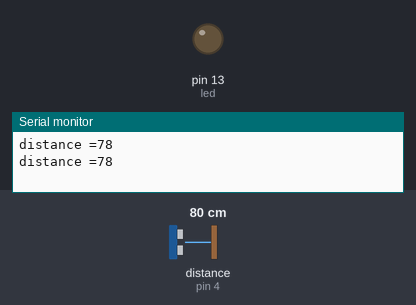
Bench run of a sketch on a simulated Arduino Uno, built with avr-gcc and run on an emulated ATmega328P. Parts: output pins drawn as LEDs (lit = HIGH), the last lines printed to the serial monitor. Wiring (inferred from the names in the program): ultrasonic range finder: trigger pin 2; echo pin 4. The test bench sets the inputs (shaded band); at power-on: distance to the obstacle (sensor on pin 4) 80 cm. The echo pulse lasts 58.3 µs per cm; pins used as bus, display or sensor lines are not drawn.

Above: at 2.8 s.
2.9 s: distance to the obstacle (sensor on pin 4) set to 55 cm
7.2 s: distance to the obstacle (sensor on pin 4) set to 48 cm
At 11.2 s:
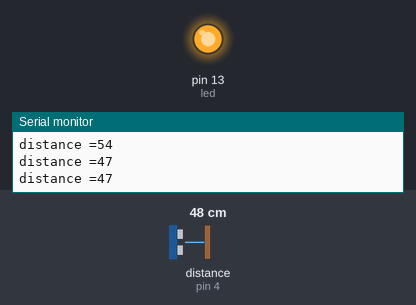
11.5 s: distance to the obstacle (sensor on pin 4) set to 60 cm
At 14.8 s:
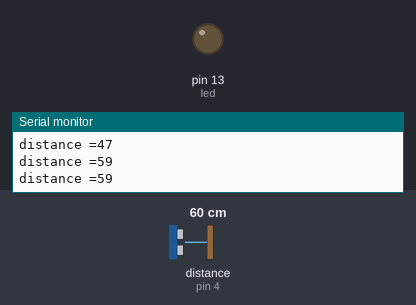
15.5 s: distance to the obstacle (sensor on pin 4) set to 2 cm
At 19.2 s:
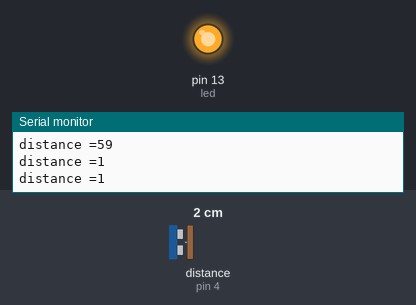
Timing chart, 0 to 20.5 s (numbered marks = the images above; inputs shaded):
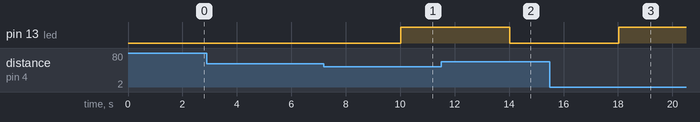

The sketch:

ultrasonic_LED.ino
```cpp
const int trigPin=2;
const int echoPin=4;
int duration;
int distance;
int led=13;
void setup() {
  // put your setup code here, to run once:
pinMode(trigPin,OUTPUT);
pinMode(echoPin,INPUT);
pinMode(led,OUTPUT);
Serial.begin(9600);
}

void loop() {
  // put your main code here, to run repeatedly:
digitalWrite(trigPin,LOW);
delayMicroseconds(2);
digitalWrite(trigPin,HIGH);
delayMicroseconds(10);
digitalWrite(trigPin,LOW);
duration=pulseIn(echoPin,HIGH);
distance = duration*0.034/2;
Serial.print("distance =");
Serial.println(distance);
delay(2000);
{if(distance<50)
digitalWrite(led,HIGH);
  else
  digitalWrite(led,LOW);
  }}
```

Measured:
- the behaviour switches between 51 and 50 cm on distance to the obstacle (sensor on pin 4) (found by bisection; images 0 and 1)
- after the input at 7.2 s, pin 13 (led): LOW → HIGH after 2.8 s
- after the input at 11.5 s, pin 13 (led): HIGH → LOW after 2.5 s
- after the input at 15.5 s, pin 13 (led): LOW → HIGH after 2.5 s
